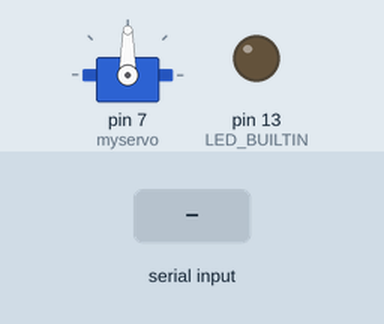
Simulated run of this sketch. Board: Arduino Uno, built with avr-gcc and run on an emulated ATmega328P. Shown: servo, output pins drawn as LEDs (lit = HIGH). The test bench sets the inputs (shaded band).

Above: at 1.2 s.
1.3 s: "90,45\n" received over Serial
At 2.69 s:
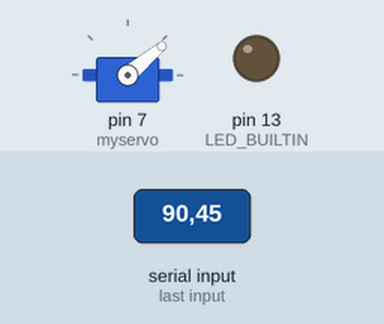
At 3.3 s:
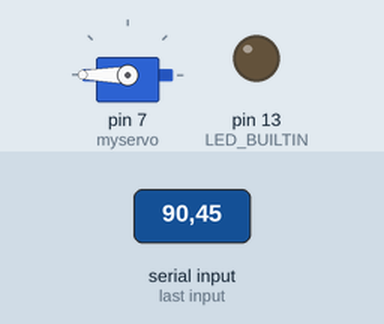
4.3 s: "30,150\n" received over Serial
At 4.8 s:
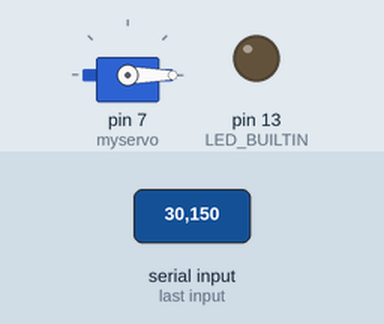
10.3 s: "5\n" received over Serial
Timing chart, 0 to 19.3 s (numbered marks = the images above; inputs shaded):
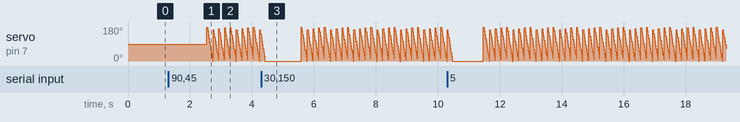

The sketch:

1dof_communication.ino
```cpp
//串口信息
const int BAUD_RATE = 115200;
String message;
int indexP, indexR;
float vertical, horizontal;

//舵机信息
#include <Servo.h>
Servo myservo;
int pos;
int speed = 5;

void setup() {
  Serial.begin(BAUD_RATE);

  myservo.attach(7);
  myservo.write(0);

  pinMode(LED_BUILTIN, OUTPUT);
}

void loop() {

  // 检查串口是否有数据可读
  if (Serial.available() > 0) {
    message = Serial.readString();
    horizontal = message.toFloat();
    // 解析垂直和水平输入信息
//    indexP = message.indexOf("P ");
//    indexR = message.indexOf(" R ");
//    if (indexP != -1 && indexR != -1) {
//      vertical = message.substring(indexP + 2, indexR).toFloat();
//      horizontal = message.substring(indexR + 3).toFloat();
//    }
   }
   else{    myservo.write(90);}
    // 处理垂直和水平输入信息
    //Serial.println(vertical);
    //Serial.println(horizontal);

    if (horizontal > 0)
    {
      turnRight();
    }
    else if (horizontal < 0)
    {
      turnLeft();
    }
}

void turnLeft ()
{
  for (pos = 0; pos <= 180; pos += 5) { // goes from 0 degrees to 180 degrees
    // in steps of 1 degree
    myservo.write(pos);              // tell servo to go to position in variable 'pos'
    delay(speed);                       // waits 15 ms for the servo to reach the position
  }
}

void turnRight ()
{
  for (pos = 180; pos >= 0; pos -= 5) { // goes from 180 degrees to 0 degrees
    myservo.write(pos);              // tell servo to go to position in variable 'pos'
    delay(speed);                       // waits 15 ms for the servo to reach the position
  }
}

void blink(int speed)
{
  digitalWrite(LED_BUILTIN, HIGH);
  delay(speed);
  digitalWrite(LED_BUILTIN, LOW);
  delay(speed);
}

void error()
{
  digitalWrite(LED_BUILTIN, HIGH);
}
```
